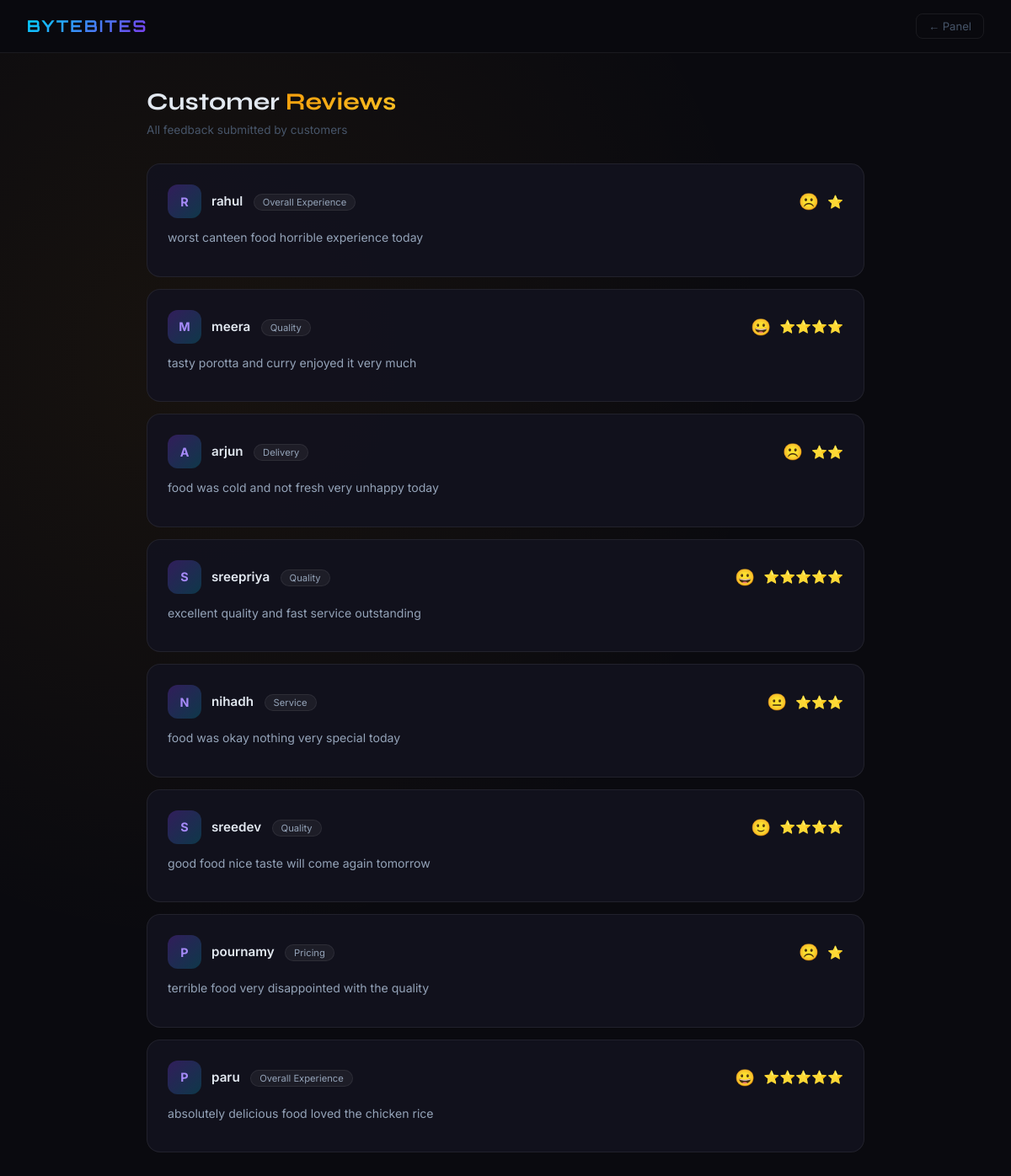
The page /reviews (signed in) on the database its author committed.
### tables this page shows
CREATE TABLE feedback (
            id            INTEGER PRIMARY KEY AUTOINCREMENT,
            customer_name TEXT NOT NULL,
            rating        INTEGER NOT NULL,
            comment       TEXT,
            emoji         TEXT,
            category      TEXT,
            image_path    TEXT
        );

### app.py (the view)
@app.route("/reviews")
def reviews():
    if not session.get("shopkeeper"):
        return redirect("/shopkeeper_login")
    conn     = get_db_connection()
    feedback = db_fetchall(conn, "SELECT * FROM feedback ORDER BY id DESC")
    db_close(conn)
    return render_template("reviews.html", feedback=feedback)

### app.py (called while the page is built)
def get_db_connection():
    if DATABASE_URL:
        import psycopg2
        import psycopg2.extras
        conn = psycopg2.connect(DATABASE_URL)
        conn.autocommit = False
        return conn
    else:
        import sqlite3
        conn = sqlite3.connect("database.db")
        conn.row_factory = sqlite3.Row
        return conn

def db_fetchall(conn, sql, params=()):
    if DATABASE_URL:
        import psycopg2.extras
        sql = sql.replace("?", "%s")
        cur = conn.cursor(cursor_factory=psycopg2.extras.RealDictCursor)
        cur.execute(sql, params)
        return cur.fetchall()
    else:
        cur = conn.execute(sql, params)
        return cur.fetchall()

def db_close(conn):
    conn.close()

### templates/reviews.html (shortened to what this page needs)
<!DOCTYPE html>
<html lang="en">
<head>
</head>
<body>
<nav>
  <span class="logo">BYTEBITES</span>
  <a href="/shopkeeper_home" class="back">← Panel</a>
</nav>
<div class="container">
  <h1>Customer <span>Reviews</span></h1>
  <p class="sub">All feedback submitted by customers</p>
  {% if feedback %}
    {% for fb in feedback %}
    <div class="review-card">
      <div class="review-header">
        <div class="left">
          <div class="avatar">{{ fb['customer_name'][0]|upper }}</div>
          <div>
            <span class="customer-name">{{ fb['customer_name'] }}</span>
            <span class="cat-badge">{{ fb['category'] }}</span>
          </div>
        </div>
        <div style="display:flex;align-items:center;gap:10px;">
          {% if fb['emoji'] %}<span class="emoji">{{ fb['emoji'] }}</span>{% endif %}
          <span class="stars">{% for i in range(fb['rating']) %}⭐{% endfor %}</span>
        </div>
      </div>
      <p class="comment">{{ fb['comment'] }}</p>
    </div>
    {% endfor %}
  {% else %}
    <div class="empty"><p>No reviews submitted yet.</p></div>
  {% endif %}
</div>
</body>
</html>

### templates/reviews.html (style rules this page uses)
* { margin:0;padding:0;box-sizing:border-box; }
body { min-height:100vh;background:#0a0a0f;color:#e2e8f0;font-family:'Inter',sans-serif;background-image:radial-gradient(ellipse at 20% 30%,rgba(245,158,11,0.06) 0%,transparent 50%); }
nav { background:rgba(10,10,15,0.95);border-bottom:1px solid rgba(255,255,255,0.07);padding:16px 32px;display:flex;align-items:center;justify-content:space-between;position:sticky;top:0;z-index:100;backdrop-filter:blur(20px); }
.logo { font-family:'Orbitron',sans-serif;font-size:1.2rem;font-weight:700;background:linear-gradient(135deg,#00d4ff,#7c3aed);-webkit-background-clip:text;-webkit-text-fill-color:transparent;letter-spacing:2px; }
.back { color:#475569;font-size:0.82rem;text-decoration:none;padding:6px 14px;border-radius:8px;border:1px solid rgba(255,255,255,0.07);transition:all 0.2s; }
.container { max-width:900px;margin:0 auto;padding:40px 24px; }
h1 { font-family:'Syne',sans-serif;font-size:1.8rem;margin-bottom:8px; }
h1 span { background:linear-gradient(135deg,#f59e0b,#fbbf24);-webkit-background-clip:text;-webkit-text-fill-color:transparent; }
.sub { color:#475569;font-size:0.85rem;margin-bottom:32px; }
.review-card { background:rgba(18,18,30,0.9);border:1px solid rgba(255,255,255,0.07);border-radius:16px;padding:24px;margin-bottom:14px;transition:all 0.25s; }
.review-header { display:flex;align-items:center;justify-content:space-between;margin-bottom:12px; }
.left { display:flex;align-items:center;gap:12px; }
.avatar { width:40px;height:40px;border-radius:12px;background:linear-gradient(135deg,rgba(124,58,237,0.3),rgba(0,212,255,0.2));display:flex;align-items:center;justify-content:center;font-weight:700;font-size:0.9rem;color:#a78bfa; }
.customer-name { font-weight:600;font-size:0.95rem; }
.cat-badge { display:inline-block;padding:2px 10px;border-radius:20px;font-size:0.7rem;color:#94a3b8;background:rgba(255,255,255,0.05);border:1px solid rgba(255,255,255,0.07);margin-left:8px; }
.stars { color:#f59e0b;font-size:0.95rem; }
.comment { color:#94a3b8;font-size:0.88rem;line-height:1.6;margin-bottom:10px; }
.emoji { font-size:1.2rem; }

### rows shown on the page
feedback: customer_name "R", customer_name "rahul", category "Overall Experience", emoji "☹️", rating 1 (drawn), comment "worst canteen food horrible experience today"
feedback: customer_name "M", customer_name "meera", category "Quality", emoji "😀", rating 4 (drawn), comment "tasty porotta and curry enjoyed it very much"
feedback: customer_name "A", customer_name "arjun", category "Delivery", emoji "☹️", rating 2 (drawn), comment "food was cold and not fresh very unhappy today"
feedback: customer_name "S", customer_name "sreepriya", category "Quality", emoji "😀", rating 5 (drawn), comment "excellent quality and fast service outstanding"
feedback: customer_name "N", customer_name "nihadh", category "Service", emoji "😐", rating 3 (drawn), comment "food was okay nothing very special today"
feedback: customer_name "S", customer_name "sreedev", category "Quality", emoji "🙂", rating 4 (drawn), comment "good food nice taste will come again tomorrow"
feedback: customer_name "P", customer_name "pournamy", category "Pricing", emoji "☹️", rating 1 (drawn), comment "terrible food very disappointed with the quality"
feedback: customer_name "P", customer_name "paru", category "Overall Experience", emoji "😀", rating 5 (drawn), comment "absolutely delicious food loved the chicken rice"
